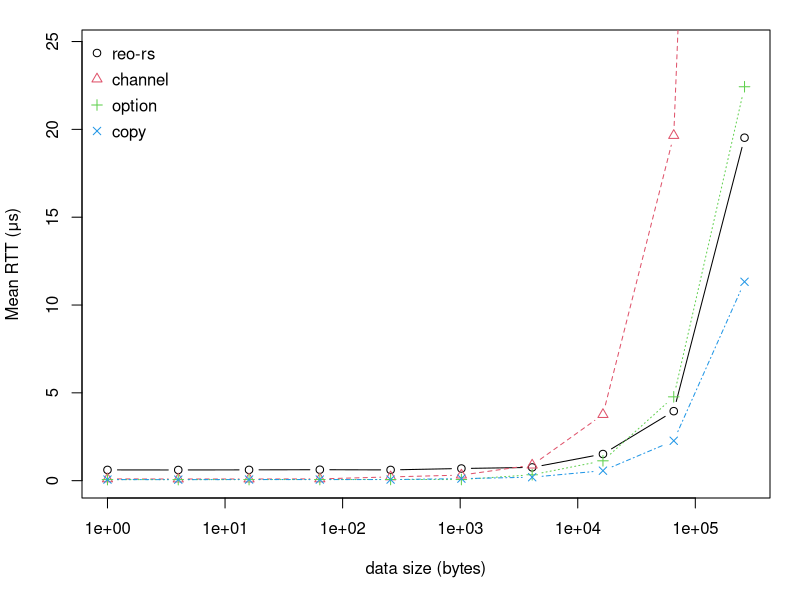
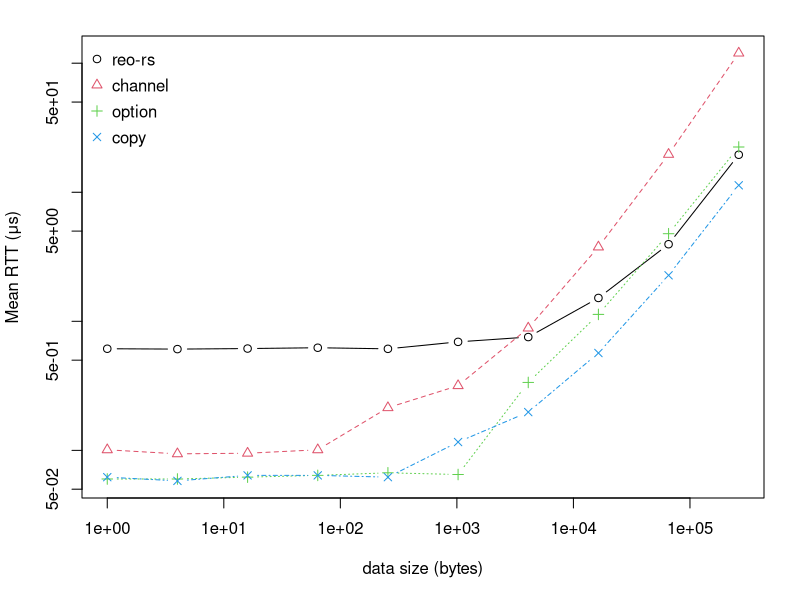
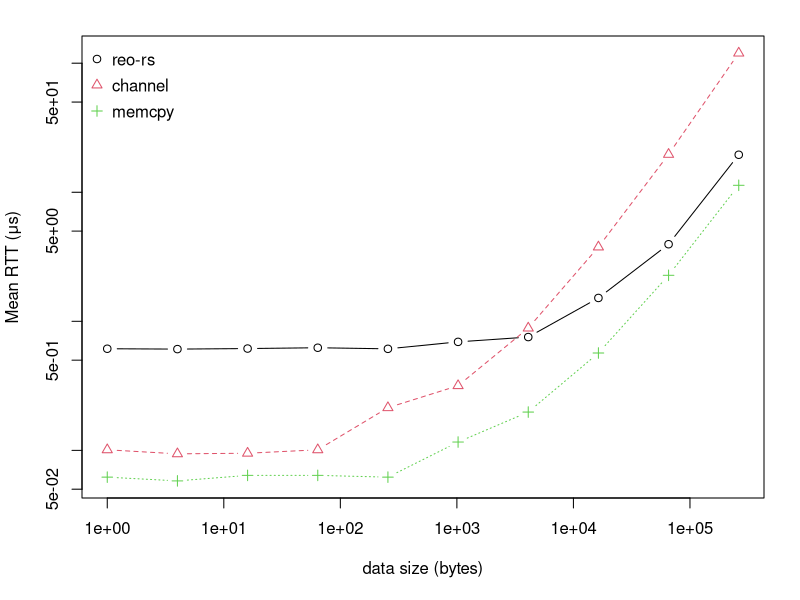
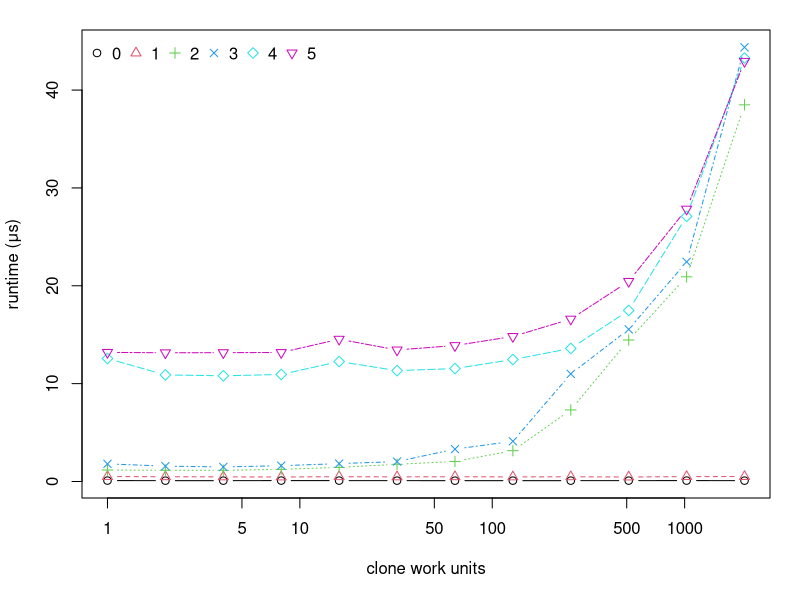
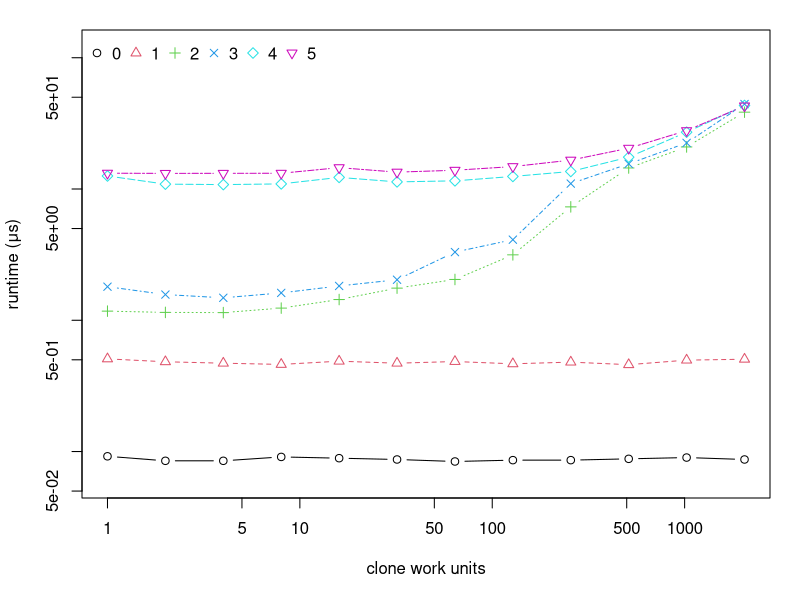
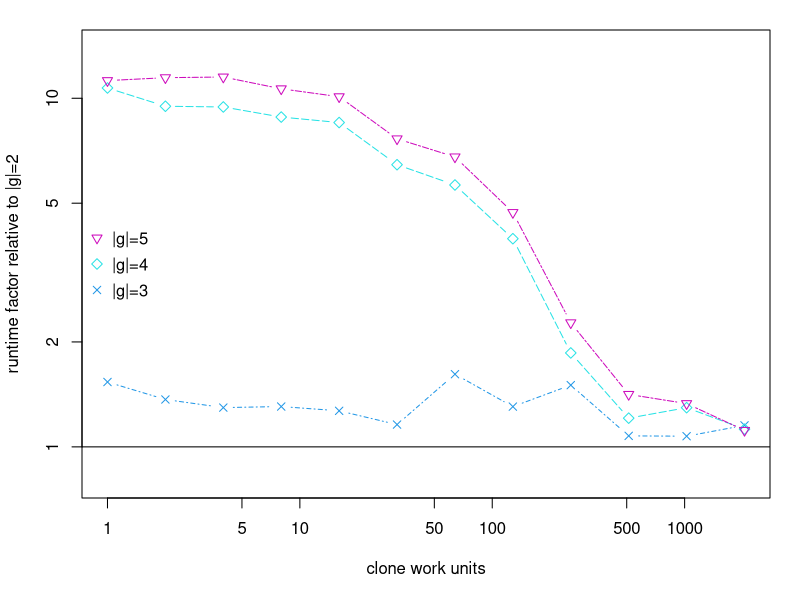
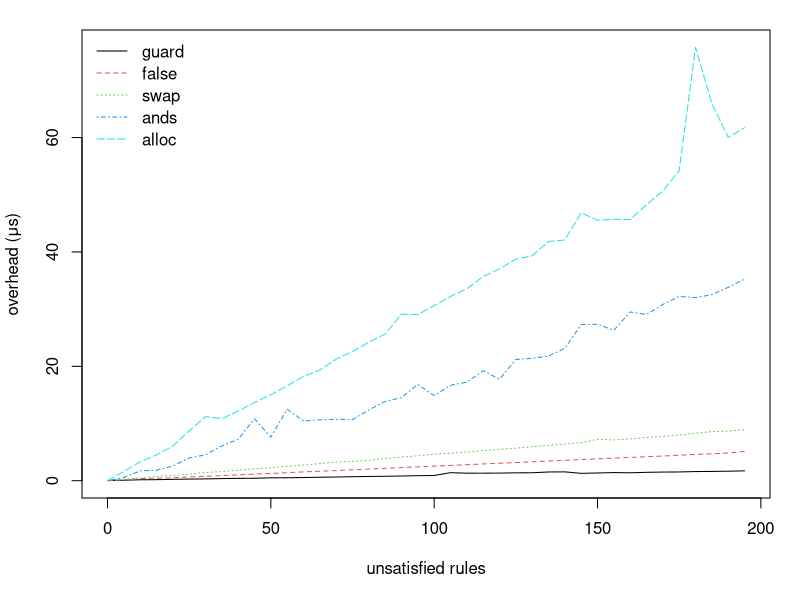
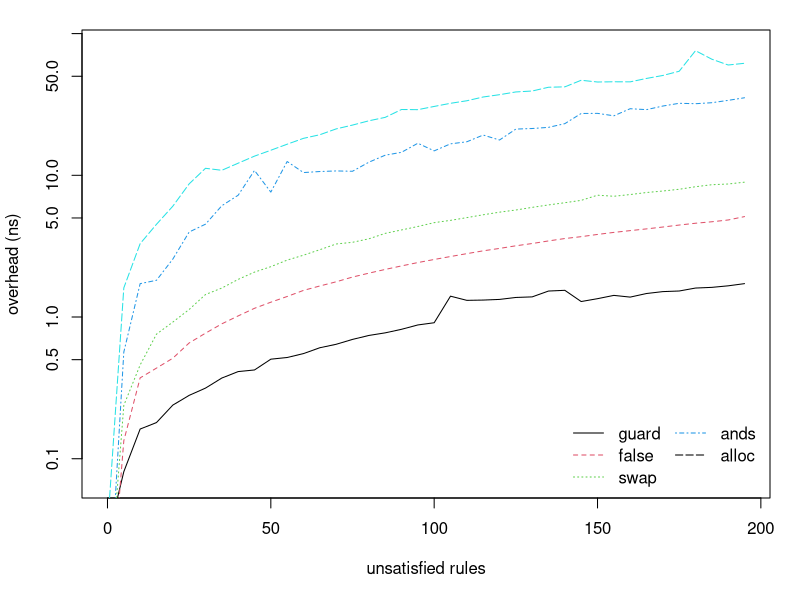

These charts were generated, in order, by the following R code:
setwd("C:/Users/chris/OneDrive/Documents/LaTeX/Msc2/experiments")

mypng <- function(filename) {
  png(
    filename,
    width     = 3.1,
    height    = 2.8,
    units     = "in",
    res       = 1000,
    pointsize = 9
  )
}
mypngbig <- function(filename) {
  png(
    filename,
    width     = 4.2,
    height    = 3.35,
    units     = "in",
    res       = 1000,
    pointsize = 9
  )
}
thou = 1000
bil = thou*thou*thou
#####################################################################
### RTT. measuring Reo's fifo1 on a single thread vs mpsc
### x represents changing data size in bytes (0,1,2,4,8,16)  x gives q where bytes=q&2-1
### 100_000 data movements
### 10 reps with fresh proto objects

x = 2^c(0,2,4,6,8, 10, 12, 14, 16, 18)
option = c(60, 60, 62, 64, 67, 65, 336, 1131, 4773, 22428);
heapptr = c(60, 58, 61, 61, 60, 87, 128, 313, 1165, 5690)
reo_raw = c(613, 609, 615, 624, 612, 693, 755, 1517, 3957, 19526)
crossbeam = c(101, 94, 95, 101, 214, 317, 886, 3764, 19652, 119739)

reo_rs = c(662, 621, 642, 612, 658, 655, 773, 1432, 3923, 20072);

mypng("rtt_0.png")
dat = matrix(c(reo_raw, crossbeam, option, (heapptr-58)*2+58), ncol=4)
op <- par(mar = c(5.1, 4.1, 1.5, 1.5))
matplot(x, dat/thou, log='x', type='b', pch=1:4, xlab="data size (bytes)",
     ylab = "Mean RTT (μs)", ylim=c(0, max(c(option, reo_rs))*1.1/thou))
legend("topleft", legend=c("reo-rs", "channel", "option", "copy") , col=1:4,  ncol=1, 
       y.intersp=1.3, cex=1, xjust=0, bty = "n", pch=1:4
)
dev.off()

mypng("rtt_1.png")
op <-par(mar = c(5.1, 4.1, 1.8, 1.8))
matplot(x, dat/thou, log='xy', type='b', pch=1:4, xlab="data size (bytes)", ylab = "Mean RTT (μs)")
legend("topleft", legend=c("reo-rs", "channel", "option", "copy") , col=1:4,  ncol=1, 
       y.intersp=1.3, cex=1, xjust=0, bty = "n", pch=1:4
)
dev.off()


mypng("rtt_for_pres.png")
op <-par(mar = c(5.1, 4.1, 1.8, 1.8))
matplot(x, dat[,-3]/thou, log='xy', type='b', pch=1:4, xlab="data size (bytes)", ylab = "Mean RTT (μs)")
legend("topleft", legend=c("reo-rs", "channel", "memcpy") , col=1:4,  ncol=1, 
       y.intersp=1.3, cex=1, xjust=0, bty = "n", pch=1:4
)
dev.off()


#########################################################
### "SIMO" group getting. N-way replicator with COPY type data
### 

x = 2^c(0:11)
y = c(92, 508, 1174, 1802, 12567, 13195,
      85, 483, 1148, 1570, 10891, 13152,
      85, 471, 1144, 1483, 10802, 13166,
      91, 461, 1238, 1616, 10936, 13180,
      89, 488, 1439, 1826, 12258, 14540,
      87, 471, 1757, 2036, 11329, 13443,
      84, 485, 2046, 3307, 11539, 13892,
      86, 466, 3151, 4111, 12463, 14821,
      86, 480, 7311, 10994, 13598, 16597,
      88, 459, 14459, 15549, 17480, 20451,
      90, 497, 20913, 22444, 27094, 27837,
      87, 505, 38490, 44367, 43272, 42934)
my = matrix(y, ncol = length(x))
ty = t(my)


mypng("simo_0.png")
op <- par(mar = c(5.1, 4.1, 1.5, 1.5))
matplot(x, ty/1000, log='x', type='b', pch=1:6, lty=1:6, col=1:6, ylab="runtime (μs)", xlab="clone work units")
legend("topleft", legend=c(0:5) , col=1:6,  ncol=6, 
       y.intersp=1.3, cex=1, xjust=0, bty = "n", pch=1:6
)
dev.off()

mypng("simo_1.png")
op <- par(mar = c(5.1, 4.1, 1.5, 1.5))
matplot(x, ty/1000, log='xy', type='b', pch=1:6, lty=1:6, col=1:6, ylab="runtime (μs)", ylim=c(0.06, 120), xlab="clone work units")
legend("topleft", legend=c(0:5) , col=1:6,  ncol=6, 
       y.intersp=1.3, cex=1, xjust=0, bty = "n", pch=1:6
)
dev.off()

mypngbig("simo_2.png")
ty2 <- ty[,-c(1,2,3)]
op <- par(mar = c(5.1, 4.1, 1.5, 1.5))
matplot(x, ty2/ty[,3], log='xy', type='b', pch=4:6, ylim=c(0.8, 14),
        ylab="runtime factor relative to |g|=2", lty=4:6, col=4:6, xlab="clone work units")
legend("left", legend=c("|g|=5", "|g|=4", "|g|=3") , col=rev(4:6),  ncol=1, 
       y.intersp=1.3, cex=1, xjust=0, bty = "n", pch=rev(4:6)
)
abline(h=1, col=1)
dev.off()





#########################################################
### TIME TAKEN FOR TRAVERSING BOGUS RULES
x = seq(from=0, to=195, by=5);

# false guard
y1 = c(266, 320, 401, 419, 478, 519, 554, 610, 651, 662, 743, 757,
       791, 846, 881, 934, 980, 1012, 1058, 1118, 1150, 1642, 1550,
       1556, 1570, 1613, 1626, 1764, 1782, 1525, 1586, 1660, 1621,
       1704, 1750, 1765, 1840, 1858, 1899, 1959);

# check false
y2 = c(244, 373, 611, 675, 751, 895, 1008, 1134, 1257, 1391, 1511, 1635, 1780, 1895, 2011, 2153, 2278, 2405, 2533, 2661, 2786, 2911, 3039, 3170, 3287, 3420, 3540, 3682, 3819, 3929, 4065, 4194, 4310, 4426, 4554, 4695, 4828, 4940, 5078, 5352);

# swap then check false
y2b = c(247, 477, 698, 996, 1160, 1369, 1680, 1840, 2082, 2313, 2505, 2760,
        2970, 3224, 3515, 3606, 3801, 4131, 4354, 4592, 4872, 5048, 5267,
        5505, 5732, 5929, 6178, 6419, 6645, 6895, 7477, 7353, 7554, 7799,
        7986, 8209, 8545, 8822, 8922, 9183);

# 5x5 nested ands
y3 = c(245, 805, 1959, 2055, 2802, 4219, 4758, 6340, 7473, 11064,
       7851, 12751, 10694, 10875, 10974, 10919, 12607, 14100, 14769, 17073,
       15114, 16913, 17482, 19473, 17983, 21433, 21630, 22035, 23387, 27550,
       27602, 26537, 29749, 29304, 31060, 32466, 32249, 32769, 34042, 35496);

# check alloc
y4 = c(271, 1845, 3533, 4751, 6293, 8941, 11445, 11088, 12416, 13894,
       15267, 16816, 18475, 19574, 21496, 22855, 24483, 25874, 29374,
       29293, 30857, 32457, 33821, 35937, 37297, 38989, 39578, 42063,
       42334, 47088, 45782, 45958, 45899, 48499, 50892, 54469, 76016,
       66190, 60281, 61970);

leggy = c("guard", "false",  "swap", "ands", "alloc");
mypng("check_time_0.png")
dat <- matrix(c(y1-239, y2-239, y2b-239, y3-239, y4-239), ncol=5);
op <- par(mar = c(5.1, 4.1, 1.5, 1.5))
matplot(x, dat/thou, type="l", lty=1:5, col=1:5, ylab="overhead (μs)", xlab="unsatisfied rules") #plot
legend("topleft", legend=leggy , col=1:5,  ncol=1,
       y.intersp=1.1, cex=1, xjust=0, bty = "n", lty=1:5)
dev.off()

mypng("check_time_1.png")
 op <- par(mar = c(5.1, 4.1, 1.5, 1.5))
matplot(x, dat/thou, type="l", lty=1:5, col=1:5, log='y', ylim=c(0.07, 80), ylab="overhead (ns)", xlab="unsatisfied rules") #plot
legend("bottomright", legend=leggy , col=1:4,  ncol=2,
       y.intersp=1.1, cex=1, xjust=0, bty = "n", lty=1:5)
dev.off()



###################################################
### bitset effectiveness. comparing normal hashset to bitset for the SUBSET operation
x = c(2^(0:12));
bits1 = c(92, 94, 91, 76, 128, 102, 83, 104, 111, 118, 138, 141, 240);
bits5 = c(88, 77, 82, 83, 89, 90, 192, 93, 71, 66, 236, 135, 158);
bits9 = c(81, 85, 82, 90, 105, 93, 89, 85, 102, 150, 119, 125, 200);
set1 = c(72, 105, 94, 70, 88, 117, 161, 277, 484, 918, 2027, 3519, 7258);
set5 = c(66, 124, 96, 122, 179, 513, 838, 1335, 2673, 3986, 11548, 18570, 32123);
set9 = c(61, 145, 103, 140, 219, 617, 1217, 1919, 2922, 5501, 12790, 23882, 54884);

leggy = c("10% full", "50% full", "90% full")

mypng("bits_0.png")
dat <- matrix(c(bits1, bits5, bits9), ncol=3);
op <- par(mar = c(5.1, 4.1, 1.5, 1.5))
matplot(x, dat, type="b", pch=1:3, lty=1:3, col=1:3, log='x', ylab="run time (ns)", xlab="number of ports", ylim=c(0, 280)) #plot
legend("topleft", legend=leggy , col=1:3,  ncol=1,
       y.intersp=1.1, cex=1, xjust=0, bty = "n", pch=1:3)
dev.off()


mypng("bits_1.png")
dat <- matrix(c(set1/bits1, set5/bits5, set9/bits9), ncol=3);
 op <- par(mar = c(5.1, 4.1, 1.5, 1.5))
matplot(x, dat, type="b", pch=1:3, lty=1:3, col=1:3, log='xy', ylim=c(0.6, 320), ylab="speedup", xlab="number of ports") #plot
abline(h=1, lty=3, col=3)
legend("topleft", legend=leggy , col=1:3,  ncol=1,
       y.intersp=1.1, cex=1, xjust=0, bty = "n", pch=1:3)
dev.off()




###################################################
## isolated gets
x1 = 1:20
java8 = c(13450, 14239, 11348, 11086, 13324, 15790, 17781, 19612, 21592, 23142,
          25529, 29588, 30348, 32504, 37723, 40388, 40695, 43408, 46420, 47324);

rs8 = c(228, 699, 1405, 1825, 2413, 1803, 2098, 2206, 2264, 2584,
        2637, 2809, 2942, 3188, 3525, 3804, 3841, 3972, 4944, 4523);

rs0 = c(232, 691, 1429, 1455, 1616, 1767, 2023, 2056, 2102, 2345,
       2455, 2731, 2802, 2995, 3154, 3431, 3489, 3784, 3874, 4184);

rs1k = c(296, 663, 1429, 1797, 2167, 1883, 2034, 2511, 2300, 2442,
         2611, 3141, 3098, 3038, 3263, 3461, 3615, 3787, 3951, 4198);

rs8k = c(596, 837, 1533, 2038, 1903, 1950, 2115, 2320, 2297, 2388,
         2462, 2563, 2683, 2850, 2849, 2935, 2951, 3081, 3166, 3628);

dat <- matrix(c(rs0, rs8k, java8), ncol=3);
leggy = c("rust_8", "rust_8000", "java_8");
mypng("rust_v_java_0.png")
 op <- par(mar = c(5.1, 4.1, 1.5, 1.5))
matplot(x1, dat/thou, type = "l", lty=1:3, col=1:3, log='', ylab="interaction duration (μs)", xlab="concurrent getters") #plot
legend("topleft", legend=leggy , col=1:3,  ncol=1,
       y.intersp=1.1, cex=1, xjust=0, bty = "n", lty=1:3)
dev.off()
mypng("rust_v_java_1.png")
op <- par(mar = c(5.1, 4.1, 1.5, 1.5))
matplot(x1, dat/thou, type = "l", lty=1:3, col=1:3, log='y', ylab="interaction duration (μs)", xlab="concurrent getters") #plot
legend("bottomright", legend=leggy , col=1:3,  ncol=1,
       y.intersp=1.1, cex=1, xjust=0, bty = "n", lty=1:3)
dev.off()


x2 = 1:10
java_clone = c(24028, 20681, 31330, 40265, 47562, 59921, 63577, 74591, 80451, 89866);
rs64k = c(3424, 5689, 8308, 9448, 10298, 8877, 9089, 9579, 9831, 9459,
          9701, 9645, 9919, 9810, 10384, 10061, 9743, 10026, 9943, 10108);
dat <- matrix(c(rs64k[1:10], java8[1:10], java_clone), ncol=3);
mypngbig("rust_v_java_2.png")
 op <- par(mar = c(5.1, 4.1, 1.5, 1.5))
matplot(x2, dat/thou, type = "b", pch=1:3, lty=1:3, col=1:3, log='y', ylab="interaction duration (μs)", xlab="concurrent getters") #plot
leggy = c("rust_value", "java_reference", "java_value");
legend("bottomright", legend=leggy , col=1:3,  ncol=1,
       y.intersp=1.1, cex=1, xjust=0, bty = "n", pch=1:3)
dev.off()




###################################
### experiments/test_8
### reo-rs vs handmade alternator

x =          c(4,    8,    16,   32,   64,   128,  256,  512,  1024, 2048, 4096, 8192);
y_crossbea = c(1100, 1141, 1220, 1125, 1107, 1237, 1203, 1372, 1481, 2212, 3619, 13113);
y_reorsput = c(1459, 1505, 1485, 1458, 1462, 1484, 1731, 1631, 1688, 1982, 2770, 3717);
xlil = c(512, 1024, 2048, 4096, 8192)
y_reorsputlil = c(1500, 1618, 1747, 1847, 2295)

mypng("alternator_0.png")
dat = matrix(c(y_reorsput, y_crossbea), ncol=2)
op <- par(mar = c(5.1, 4.1, 1.5, 1.5))
matplot(x, dat/thou, type = "b", lty=1:2, col=1:2, log='x', ylab="interaction duration (μs)", xlab="data size (bytes)", pch=1:2, ylim=c(0,8)) #plot
lines(xlil, y_reorsputlil/thou, type="b", col=4, pch=4)
revd=c(1,4,2)
legend("topleft", legend=c("reo-rs", "reo-rs (unsafe reference API)","handmade") , col=revd,  ncol=1,
       y.intersp=1.1, cex=1, xjust=0, bty = "n", pch=revd)
dev.off()


mypng("alternator_1.png")
dat = matrix(c(y_reorsput, y_crossbea), ncol=2)
op <- par(mar = c(5.1, 4.1, 1.5, 1.5))
plot(x, y_reorsput/y_crossbea, type = "b", lty=1, col=1, log='x', ylab="slowdown wrt. handmade", xlab="data size (bytes)", pch=1, ylim=c(0,1.6)) #plot
lines(xlil, y_reorsputlil/y_crossbea[8:12], type="b", col=4, pch=4)
abline(h=1, lty=2, col=2)
legend("bottomleft", legend=c("reo-rs", "reo-rs (unsafe reference API)") , col=c(1,4),  ncol=1,
       y.intersp=1.1, cex=1, xjust=0, bty = "n", pch=c(1,4))
dev.off()




############################
### experiments/test_9
### mem refpass
# clone type data 8192 (moving through fifoM connector)
put_get = c(4971, 5063, 5121, 5235, 5290, 5385, 5523, 5700, 5828, 5988, 6604, 6357, 6380, 6561, 6783, 7013, 7180, 7531, 7893, 7929, 8022, 8259)
rawput_get = c(3305, 3419, 3450, 3506, 3539, 3701, 3759, 3953, 4232, 4309, 4512, 4612, 4690, 5075, 5159, 5436, 5524, 5708, 5928, 6157, 6503, 6737)
rawput_getsig = c(1558, 1578, 1651, 1751, 1880, 2008, 2215, 2507, 2461, 2523, 2630, 2794, 2941, 3098, 3320, 3661, 3667, 3960, 4237, 4382, 4611, 4848)
put_getsig = c(3339, 3248, 3329, 3531, 3621, 3727, 3860, 4015, 4207, 4356, 4518, 4697, 4902, 5083, 5230, 5490, 5594, 5919, 6146, 6276, 6519, 6750)
mypng("fifo_m_0.png")
nums = c(1:4)
dat = matrix(c(put_get, rawput_get, put_getsig, rawput_getsig), ncol=4)
op <- par(mar = c(5.1, 4.1, 1.5, 1.5))
matplot(x=(1:22), dat/thou, ylim=c(0, max(put_get)/thou*1.3), type='b', ylab="duration (μs)", xlab="fifo buffer slots", pch=nums, lty=nums, col=nums)
leggy = c("put_in_out", "in_out", "put_in", "in")
legend("topleft", legend=leggy , col=nums,  ncol=1,
       y.intersp=1.1, cex=1, xjust=0, bty = "n", pch=nums)
dev.off()

mypng("fifo_m_1.png")
op <- par(mar = c(5.1, 4.1, 1.5, 1.5))
plot(x=(1:22), put_get/thou, type='b', ylab="duration (μs)", xlab="fifo buffer slots", ylim= c(0, max(put_get/thou)*2), xlim=c(0, 26))
pg1 = put_get[1]/thou
abline(0, pg1,  col=2, lty=2)
abline(pg1, 0,  col=3, lty=3)
legend("topright", legend=c("put_in_out", "linear", "constant") , col=1:3,  ncol=1,
       y.intersp=1.1, cex=1, xjust=0, bty = "n", lty=1:3, pch=1:3)
dev.off()
